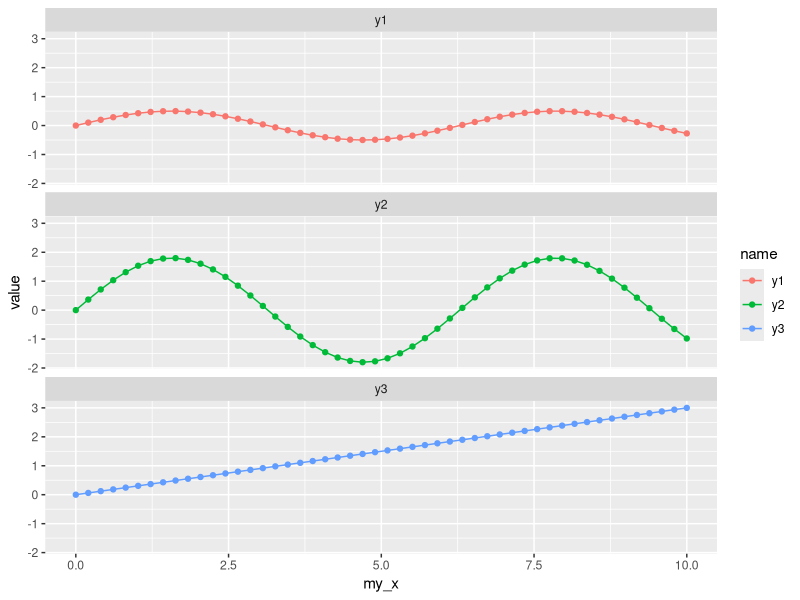

Write R code to recreate this figure.
library(tidyverse)

# Data
# ---------
d = tibble(my_x = seq(0, 10, length.out = 50)) %>%
  mutate(y1 = 0.5 * sin(my_x),
         y2 = 1.8 * sin(my_x),
         y3 = 0.3 * my_x
         ) %>%
pivot_longer(c(y1, y2, y3))
d

# Plot
# ---------

ggplot(data = d,
       mapping = aes(x = my_x, y = value, color = name)) +
geom_line() +
geom_point() +
facet_wrap(~name, nrow = 3)
